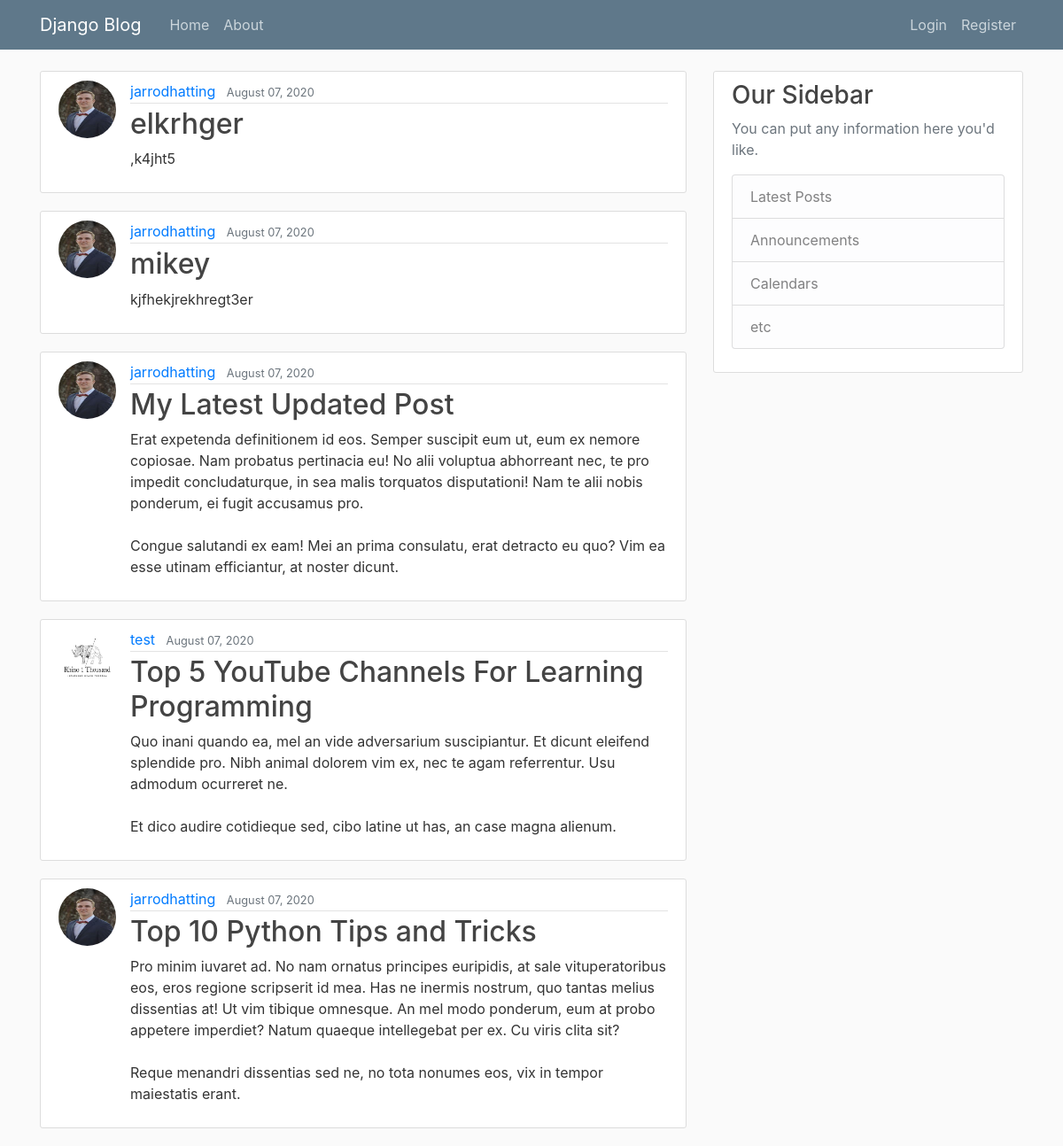
Before: / with the older database file.
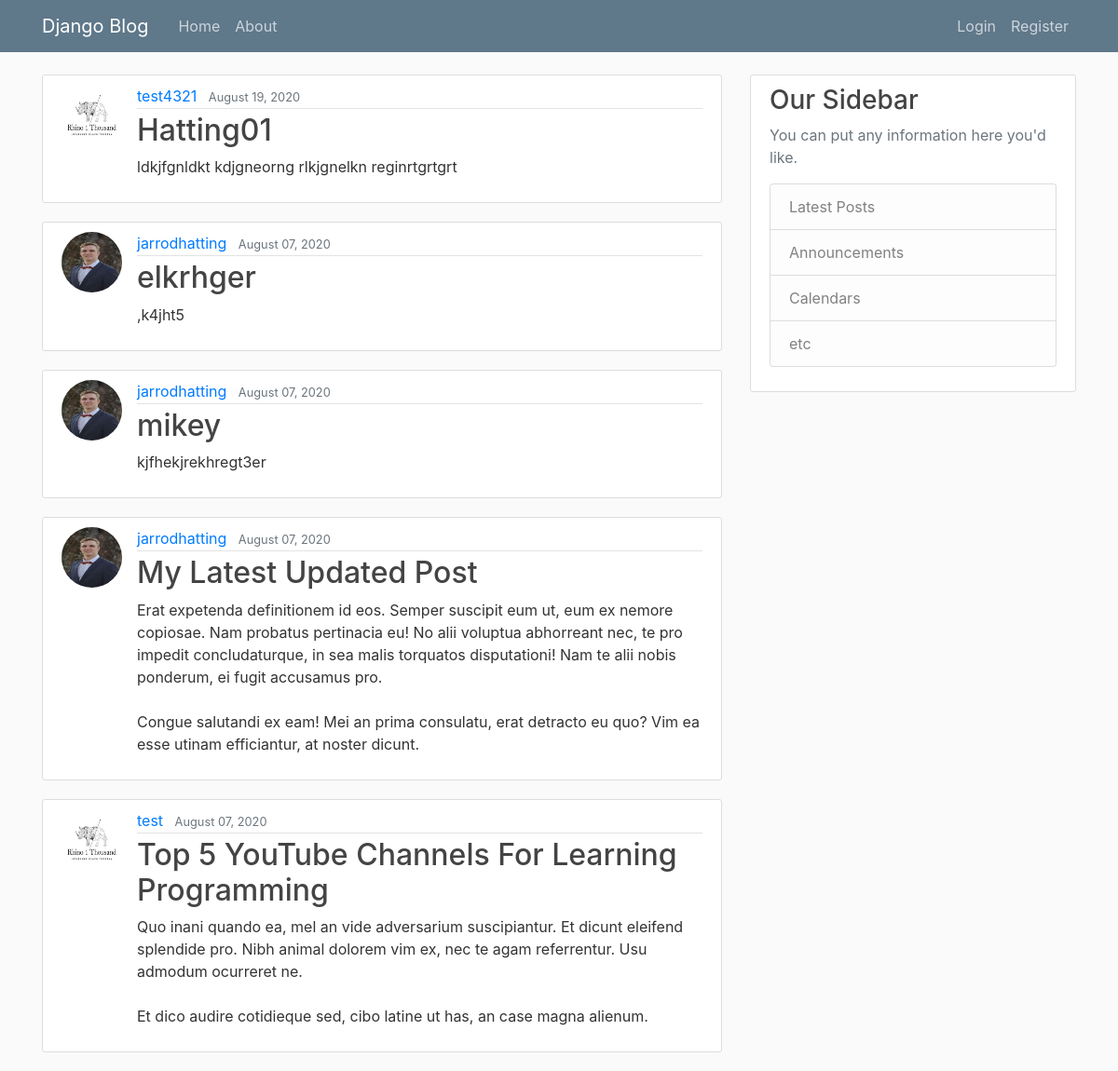
After: the same page with the newer database file.
### blog/models.py (models this page shows, shortened)
class Post(models.Model):
    title = models.CharField(max_length=100)
    content = models.TextField()
    date_posted = models.DateTimeField(default=timezone.now)
    author = models.ForeignKey(User, on_delete=models.CASCADE)

### users/models.py (models this page shows, shortened)
class Profile(models.Model):
    user = models.OneToOneField(User, on_delete=models.CASCADE)
    image = models.ImageField(default='default.jpg', upload_to='profile_pics')

### blog/views.py (the view)
# urls.py: path('', PostListView.as_view(), name='blog-home'),
class PostListView(ListView):
    model = Post
    template_name = 'blog/home.html'  # <app>/<model>_<viewtype>.html
    context_object_name = 'posts'
    ordering = ['-date_posted']
    paginate_by = 5

### blog/templates/blog/home.html
{% extends "blog/base.html" %}
{% block content %}
    {% for post in posts %}
        <article class="media content-section">
          <img class="rounded-circle article-img" src="{{ post.author.profile.image.url }}">
          <div class="media-body">
            <div class="article-metadata">
              <a class="mr-2" href="#">{{ post.author }}</a>
              <small class="text-muted">{{ post.date_posted|date:"F d, Y" }}</small>
            </div>
            <h2><a class="article-title" href="{% url 'post-detail' post.id %}">{{ post.title }}</a></h2>
            <p class="article-content">{{ post.content }}</p>
          </div>
        </article>
    {% endfor %}
{% endblock content %}

Changed rows visible on the page:
no longer on this page (row unchanged): Post: author.profile.image (picture), author "jarrodhatting", date_posted "August 07, 2020", title "Top 10 Python Tips and Tricks", content "Pro minim iuvaret ad. No nam ornatus principes euripidis, at sale vituperatoribus eos, eros regione scripserit id mea. Has ne inermis nostrum, quo tantas melius dissentias at! Ut vim tibique omnesque. An mel modo ponderum, eum at probo appetere imperdiet? Natum quaeque intellegebat per ex. Cu viris clita sit? Reque menandri dissentias sed ne, no tota nonumes eos, vix in tempor maiestatis erant."
added Post: author.profile.image (placeholder picture), author "test4321", date_posted "August 19, 2020", title "Hatting01", content "ldkjfgnldkt kdjgneorng rlkjgnelkn reginrtgrtgrt"
